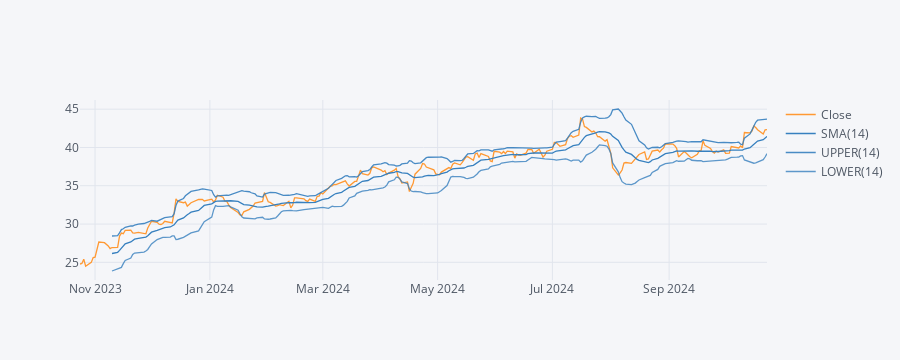

Notebook code cell kept with this figure:
### Markdown cell above
**Use .ta_plot(study='boll') to create a Bollinger Band Plot for Bank of America for the year 2015.**

### Code cell
BAC['Close'].loc['2023-10-24':'2024-10-23'].ta_plot(study='boll')

### Figure 1 — Plotly figure (JSON) as saved in the notebook; plotly's stock layout.template omitted (floating-point values rounded to 4 significant figures; data arrays with more than 128 entries replaced by an {"elided": "..."} marker saying what was removed)
{"data": [{"line": {"color": "rgba(255, 153, 51, 1.0)", "dash": "solid", "shape": "linear", "width": 1.3}, "mode": "lines", "name": "Close", "text": "", "type": "scatter", "x": {"elided": "252 str values"}, "y": {"elided": "252 float values"}}, {"line": {"color": "rgba(55, 128, 191, 1.0)", "dash": "solid", "shape": "linear", "width": 1.3}, "mode": "lines", "name": "SMA(14)", "text": "", "type": "scatter", "x": {"elided": "252 str values"}, "y": {"elided": "252 mixed values"}}, {"line": {"color": "rgba(55, 128, 191, 0.8999999999999999)", "dash": "solid", "shape": "linear", "width": 1.3}, "mode": "lines", "name": "UPPER(14)", "text": "", "type": "scatter", "x": {"elided": "252 str values"}, "y": {"elided": "252 mixed values"}}, {"line": {"color": "rgba(55, 128, 191, 0.7999999999999998)", "dash": "solid", "shape": "linear", "width": 1.3}, "mode": "lines", "name": "LOWER(14)", "text": "", "type": "scatter", "x": {"elided": "252 str values"}, "y": {"elided": "252 mixed values"}}], "layout": {"height": 360, "legend": {"bgcolor": "#F5F6F9", "font": {"color": "#4D5663"}}, "paper_bgcolor": "#F5F6F9", "plot_bgcolor": "#F5F6F9", "title": {"font": {"color": "#4D5663"}}, "xaxis": {"autorange": true, "gridcolor": "#E1E5ED", "range": ["2023-10-24", "2024-10-23"], "showgrid": true, "tickfont": {"color": "#4D5663"}, "title": {"font": {"color": "#4D5663"}, "text": ""}, "type": "date", "zerolinecolor": "#E1E5ED"}, "yaxis": {"autorange": true, "gridcolor": "#E1E5ED", "range": [22.69, 46.2], "showgrid": true, "tickfont": {"color": "#4D5663"}, "title": {"font": {"color": "#4D5663"}, "text": ""}, "type": "linear", "zerolinecolor": "#E1E5ED"}}}
